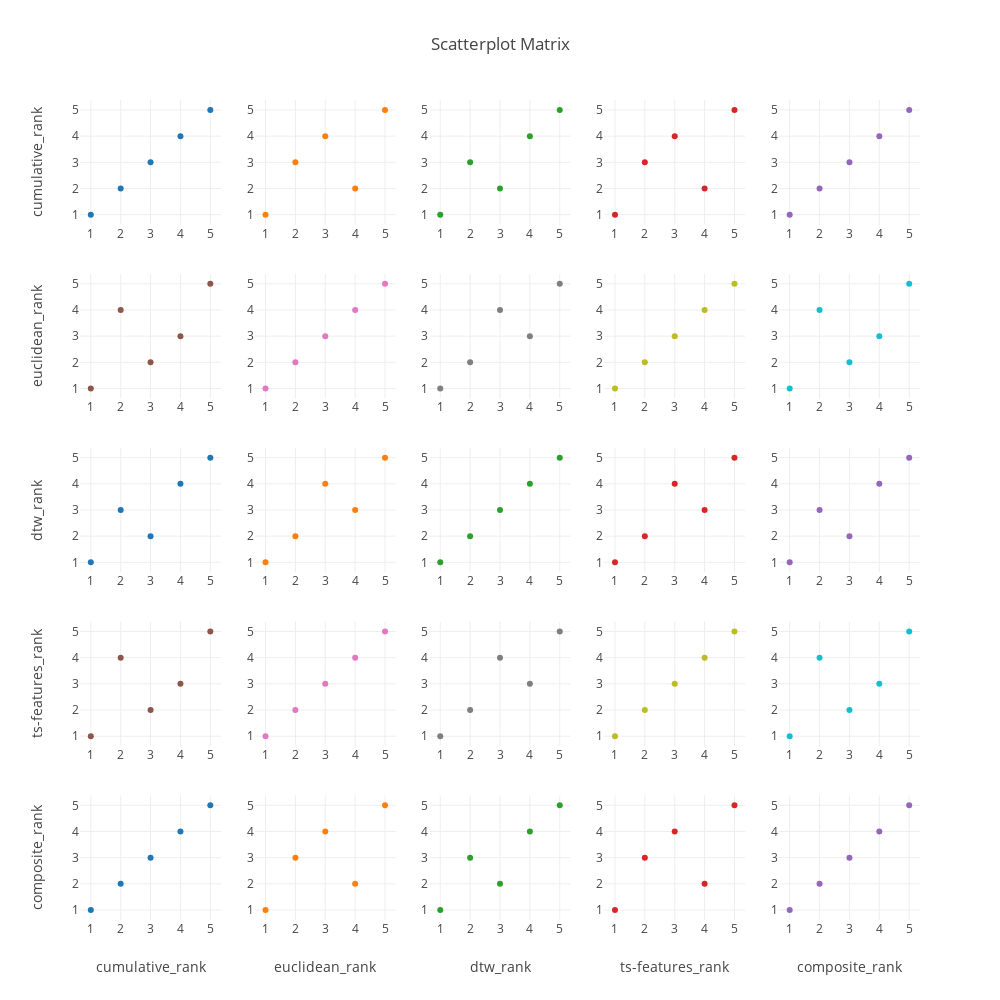

The notebook cell this image was saved under:
### Markdown cell above
### 4.2 Scatterplots Between Ranks<a class="anchor" id="link-4.2"></a>
We have used `plotly` for graphing. The user is free to use other libraries such as `seaborn`/ `matplotlib` for graphing. For seaborn please _uncomment_ the first three lines of code and _comment out_ the last seven lines of code.

[Top](#link-0.0)

### Code cell
# import seaborn as sns
# sns.set(style="ticks")
# sns.pairplot(result)

import plotly.figure_factory as ff
from plotly.offline import iplot, init_notebook_mode
import cufflinks
cufflinks.go_offline(connected = True)
init_notebook_mode(connected = True)
figure = ff.create_scatterplotmatrix(result, height=1000, width=1000)
figure.show()

### Figure 1 — Plotly figure (JSON) as saved in the notebook; plotly's stock layout.template omitted (floating-point values rounded to 4 significant figures)
{"data": [{"marker": {"size": 6}, "mode": "markers", "showlegend": false, "type": "scatter", "uid": "191c70e4-600c-47fa-a7d6-8e0240555da1", "x": [4, 3, 5, 2, 1], "xaxis": "x", "y": [4, 3, 5, 2, 1], "yaxis": "y"}, {"marker": {"size": 6}, "mode": "markers", "showlegend": false, "type": "scatter", "uid": "8b4a374f-5bb7-42b0-89b4-a460d025d4e5", "x": [3, 2, 5, 4, 1], "xaxis": "x2", "y": [4, 3, 5, 2, 1], "yaxis": "y2"}, {"marker": {"size": 6}, "mode": "markers", "showlegend": false, "type": "scatter", "uid": "a0faab0a-059d-423b-8019-0934be408a73", "x": [4, 2, 5, 3, 1], "xaxis": "x3", "y": [4, 3, 5, 2, 1], "yaxis": "y3"}, {"marker": {"size": 6}, "mode": "markers", "showlegend": false, "type": "scatter", "uid": "fb1f9e4f-a63b-4ea8-baee-158393a4ea4c", "x": [3, 2, 5, 4, 1], "xaxis": "x4", "y": [4, 3, 5, 2, 1], "yaxis": "y4"}, {"marker": {"size": 6}, "mode": "markers", "showlegend": false, "type": "scatter", "uid": "c2045f38-4d93-4769-aea3-051a097d3b39", "x": [4, 3, 5, 2, 1], "xaxis": "x5", "y": [4, 3, 5, 2, 1], "yaxis": "y5"}, {"marker": {"size": 6}, "mode": "markers", "showlegend": false, "type": "scatter", "uid": "f72d2a4b-dd42-4baa-83ec-bd337a629ee2", "x": [4, 3, 5, 2, 1], "xaxis": "x6", "y": [3, 2, 5, 4, 1], "yaxis": "y6"}, {"marker": {"size": 6}, "mode": "markers", "showlegend": false, "type": "scatter", "uid": "62d9ea4c-1c23-4bd4-b63c-98e151694192", "x": [3, 2, 5, 4, 1], "xaxis": "x7", "y": [3, 2, 5, 4, 1], "yaxis": "y7"}, {"marker": {"size": 6}, "mode": "markers", "showlegend": false, "type": "scatter", "uid": "8b3643f1-9f5a-406b-8a99-f37bbf72cf07", "x": [4, 2, 5, 3, 1], "xaxis": "x8", "y": [3, 2, 5, 4, 1], "yaxis": "y8"}, {"marker": {"size": 6}, "mode": "markers", "showlegend": false, "type": "scatter", "uid": "0550f466-2302-4425-ad38-820fe7c3400b", "x": [3, 2, 5, 4, 1], "xaxis": "x9", "y": [3, 2, 5, 4, 1], "yaxis": "y9"}, {"marker": {"size": 6}, "mode": "markers", "showlegend": false, "type": "scatter", "uid": "2ab3c3be-57f3-4d1e-b3fc-fff40b796b34", "x": [4, 3, 5, 2, 1], "xaxis": "x10", "y": [3, 2, 5, 4, 1], "yaxis": "y10"}, {"marker": {"size": 6}, "mode": "markers", "showlegend": false, "type": "scatter", "uid": "03c8b6ac-b189-4a72-ba7a-d992e3c6fcb5", "x": [4, 3, 5, 2, 1], "xaxis": "x11", "y": [4, 2, 5, 3, 1], "yaxis": "y11"}, {"marker": {"size": 6}, "mode": "markers", "showlegend": false, "type": "scatter", "uid": "afa37975-281c-4ff9-8212-6e9788065647", "x": [3, 2, 5, 4, 1], "xaxis": "x12", "y": [4, 2, 5, 3, 1], "yaxis": "y12"}, {"marker": {"size": 6}, "mode": "markers", "showlegend": false, "type": "scatter", "uid": "0988cddb-d67a-4c5e-bcd2-2f2f1bda76d4", "x": [4, 2, 5, 3, 1], "xaxis": "x13", "y": [4, 2, 5, 3, 1], "yaxis": "y13"}, {"marker": {"size": 6}, "mode": "markers", "showlegend": false, "type": "scatter", "uid": "e067af6b-b984-42d7-8de7-5a77473a4bab", "x": [3, 2, 5, 4, 1], "xaxis": "x14", "y": [4, 2, 5, 3, 1], "yaxis": "y14"}, {"marker": {"size": 6}, "mode": "markers", "showlegend": false, "type": "scatter", "uid": "16c8662a-2e26-45ae-8602-54babe7d8a5d", "x": [4, 3, 5, 2, 1], "xaxis": "x15", "y": [4, 2, 5, 3, 1], "yaxis": "y15"}, {"marker": {"size": 6}, "mode": "markers", "showlegend": false, "type": "scatter", "uid": "f61c3ed1-84f0-4402-a523-3d72de80f1ce", "x": [4, 3, 5, 2, 1], "xaxis": "x16", "y": [3, 2, 5, 4, 1], "yaxis": "y16"}, {"marker": {"size": 6}, "mode": "markers", "showlegend": false, "type": "scatter", "uid": "8f8f7fa3-cd3f-42a4-924d-c8908cc1e599", "x": [3, 2, 5, 4, 1], "xaxis": "x17", "y": [3, 2, 5, 4, 1], "yaxis": "y17"}, {"marker": {"size": 6}, "mode": "markers", "showlegend": false, "type": "scatter", "uid": "cd7fc5b5-5db1-4e2d-bcb1-308a41a8d1b0", "x": [4, 2, 5, 3, 1], "xaxis": "x18", "y": [3, 2, 5, 4, 1], "yaxis": "y18"}, {"marker": {"size": 6}, "mode": "markers", "showlegend": false, "type": "scatter", "uid": "7b25cd17-8a7f-433f-ace6-4a989a62eace", "x": [3, 2, 5, 4, 1], "xaxis": "x19", "y": [3, 2, 5, 4, 1], "yaxis": "y19"}, {"marker": {"size": 6}, "mode": "markers", "showlegend": false, "type": "scatter", "uid": "3d209a65-5056-420e-9a4b-3e44455cd37e", "x": [4, 3, 5, 2, 1], "xaxis": "x20", "y": [3, 2, 5, 4, 1], "yaxis": "y20"}, {"marker": {"size": 6}, "mode": "markers", "showlegend": false, "type": "scatter", "uid": "3ed9f7a9-d0d7-4911-8d0a-2e268fb491d6", "x": [4, 3, 5, 2, 1], "xaxis": "x21", "y": [4, 3, 5, 2, 1], "yaxis": "y21"}, {"marker": {"size": 6}, "mode": "markers", "showlegend": false, "type": "scatter", "uid": "c9cabb63-08a1-4016-9316-eedca8c54044", "x": [3, 2, 5, 4, 1], "xaxis": "x22", "y": [4, 3, 5, 2, 1], "yaxis": "y22"}, {"marker": {"size": 6}, "mode": "markers", "showlegend": false, "type": "scatter", "uid": "f5627f28-872d-437c-bb7c-bba3cab68034", "x": [4, 2, 5, 3, 1], "xaxis": "x23", "y": [4, 3, 5, 2, 1], "yaxis": "y23"}, {"marker": {"size": 6}, "mode": "markers", "showlegend": false, "type": "scatter", "uid": "db31ead2-6e5f-45eb-819c-9ac2a1becbbb", "x": [3, 2, 5, 4, 1], "xaxis": "x24", "y": [4, 3, 5, 2, 1], "yaxis": "y24"}, {"marker": {"size": 6}, "mode": "markers", "showlegend": false, "type": "scatter", "uid": "13333427-2e98-46fa-b3f3-117f55979aef", "x": [4, 3, 5, 2, 1], "xaxis": "x25", "y": [4, 3, 5, 2, 1], "yaxis": "y25"}], "layout": {"height": 1000, "showlegend": true, "title": {"text": "Scatterplot Matrix"}, "width": 1000, "xaxis": {"anchor": "y", "domain": [0, 0.168]}, "xaxis10": {"anchor": "y10", "domain": [0.832, 1]}, "xaxis11": {"anchor": "y11", "domain": [0, 0.168]}, "xaxis12": {"anchor": "y12", "domain": [0.208, 0.376]}, "xaxis13": {"anchor": "y13", "domain": [0.416, 0.584]}, "xaxis14": {"anchor": "y14", "domain": [0.624, 0.792]}, "xaxis15": {"anchor": "y15", "domain": [0.832, 1]}, "xaxis16": {"anchor": "y16", "domain": [0, 0.168]}, "xaxis17": {"anchor": "y17", "domain": [0.208, 0.376]}, "xaxis18": {"anchor": "y18", "domain": [0.416, 0.584]}, "xaxis19": {"anchor": "y19", "domain": [0.624, 0.792]}, "xaxis2": {"anchor": "y2", "domain": [0.208, 0.376]}, "xaxis20": {"anchor": "y20", "domain": [0.832, 1]}, "xaxis21": {"anchor": "y21", "domain": [0, 0.168], "title": {"text": "cumulative_rank"}}, "xaxis22": {"anchor": "y22", "domain": [0.208, 0.376], "title": {"text": "euclidean_rank"}}, "xaxis23": {"anchor": "y23", "domain": [0.416, 0.584], "title": {"text": "dtw_rank"}}, "xaxis24": {"anchor": "y24", "domain": [0.624, 0.792], "title": {"text": "ts-features_rank"}}, "xaxis25": {"anchor": "y25", "domain": [0.832, 1], "title": {"text": "composite_rank"}}, "xaxis3": {"anchor": "y3", "domain": [0.416, 0.584]}, "xaxis4": {"anchor": "y4", "domain": [0.624, 0.792]}, "xaxis5": {"anchor": "y5", "domain": [0.832, 1]}, "xaxis6": {"anchor": "y6", "domain": [0, 0.168]}, "xaxis7": {"anchor": "y7", "domain": [0.208, 0.376]}, "xaxis8": {"anchor": "y8", "domain": [0.416, 0.584]}, "xaxis9": {"anchor": "y9", "domain": [0.624, 0.792]}, "yaxis": {"anchor": "x", "domain": [0.848, 1], "title": {"text": "cumulative_rank"}}, "yaxis10": {"anchor": "x10", "domain": [0.636, 0.788]}, "yaxis11": {"anchor": "x11", "domain": [0.424, 0.576], "title": {"text": "dtw_rank"}}, "yaxis12": {"anchor": "x12", "domain": [0.424, 0.576]}, "yaxis13": {"anchor": "x13", "domain": [0.424, 0.576]}, "yaxis14": {"anchor": "x14", "domain": [0.424, 0.576]}, "yaxis15": {"anchor": "x15", "domain": [0.424, 0.576]}, "yaxis16": {"anchor": "x16", "domain": [0.212, 0.364], "title": {"text": "ts-features_rank"}}, "yaxis17": {"anchor": "x17", "domain": [0.212, 0.364]}, "yaxis18": {"anchor": "x18", "domain": [0.212, 0.364]}, "yaxis19": {"anchor": "x19", "domain": [0.212, 0.364]}, "yaxis2": {"anchor": "x2", "domain": [0.848, 1]}, "yaxis20": {"anchor": "x20", "domain": [0.212, 0.364]}, "yaxis21": {"anchor": "x21", "domain": [0, 0.152], "title": {"text": "composite_rank"}}, "yaxis22": {"anchor": "x22", "domain": [0, 0.152]}, "yaxis23": {"anchor": "x23", "domain": [0, 0.152]}, "yaxis24": {"anchor": "x24", "domain": [0, 0.152]}, "yaxis25": {"anchor": "x25", "domain": [0, 0.152]}, "yaxis3": {"anchor": "x3", "domain": [0.848, 1]}, "yaxis4": {"anchor": "x4", "domain": [0.848, 1]}, "yaxis5": {"anchor": "x5", "domain": [0.848, 1]}, "yaxis6": {"anchor": "x6", "domain": [0.636, 0.788], "title": {"text": "euclidean_rank"}}, "yaxis7": {"anchor": "x7", "domain": [0.636, 0.788]}, "yaxis8": {"anchor": "x8", "domain": [0.636, 0.788]}, "yaxis9": {"anchor": "x9", "domain": [0.636, 0.788]}}}
